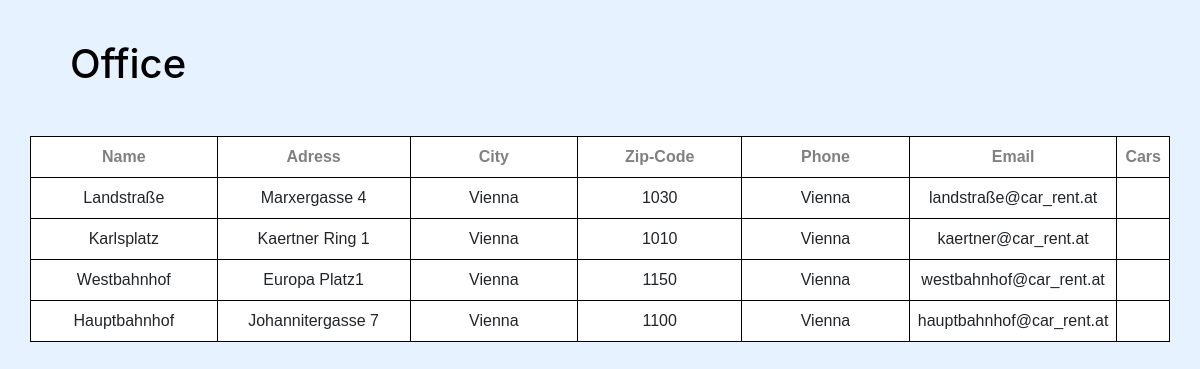
Page /php/office_list.php on the committed database.
### tables this page shows
CREATE TABLE `location` (
  `locationId` int(55) NOT NULL,
  `name` varchar(100) NOT NULL,
  `adress` varchar(100) NOT NULL,
  `city` varchar(60) NOT NULL,
  `country` varchar(60) NOT NULL,
  `zipCode` int(155) NOT NULL,
  `locaEmail` varchar(60) NOT NULL,
  `phone` varchar(60) NOT NULL
);

### php/office_list.php (the view, shortened to what this page needs)
<?php
$servername = "localhost";
$username = "root";
$password = "";
$dbname = "cr11_Ying_Qi_php_car_rental";
?>
<!DOCTYPE html>
<html>
<head>
<link rel="stylesheet" href="https://maxcdn.bootstrapcdn.com/bootstrap/4.0.0-alpha.6/css/bootstrap.min.css">
<link rel="stylesheet" type="text/css" href="styles.css">
</head>
  <body>
    <div class="container">
      <div class="row">
        <?php
        $tabelle = new mysqli($servername, $username, $password, $dbname);
        $sql = "SELECT name, adress, city, zipCode,city, locaEmail FROM location";
        $result = mysqli_query($tabelle, $sql);
        echo "
          <h1>Office</h1>
            <table>
            <tr>
            <th>Name</th>
              <th>Adress</th>
              <th>City</th>
              <th>Zip-Code</th>
              <th>Phone</th>
              <th>Email</th>
              <th>Cars</th>
            </tr>";
        while($row = mysqli_fetch_assoc($result)) {
        echo"<tr>
              <td> ". $row["name"] ."</td>
              <td>". $row["adress"] ."</td>
              <td>". $row["city"] ."</td>
              <td>". $row["zipCode"]." </td>
              <td>". $row["city"] ."</td>
              <td>". $row["locaEmail"] ."</td>
              <td>". $row[""] ."</td>
              </tr>
          ";
        }
        echo"</table>";
      ?>
      </div>
    </div>
  </body>
</html>

### php/styles.css (style rules this page uses)
body { background-color: #e6f2ff ; }
table { font-family: arial, sans-serif; border-collapse: collapse; width: 100%; }
td, th { border: 1px solid black; text-align: left; padding: 8px; width: 20%; background-color: white; text-align: center; }
th { color: grey; }
tr:nth-child(even) { background-color: #dddddd; }
h1 { color: black; padding: 40px; text-align: center; }

### rows in the picture
location: name "Landstraße", adress "Marxergasse 4", city "Vienna", zipCode "1030", locaEmail "landstraße@car_rent.at"
location: name "Karlsplatz", adress "Kaertner Ring 1", city "Vienna", zipCode "1010", locaEmail "kaertner@car_rent.at"
location: name "Westbahnhof", adress "Europa Platz1", city "Vienna", zipCode "1150", locaEmail "westbahnhof@car_rent.at"
location: name "Hauptbahnhof", adress "Johannitergasse 7", city "Vienna", zipCode "1100", locaEmail "hauptbahnhof@car_rent.at"
